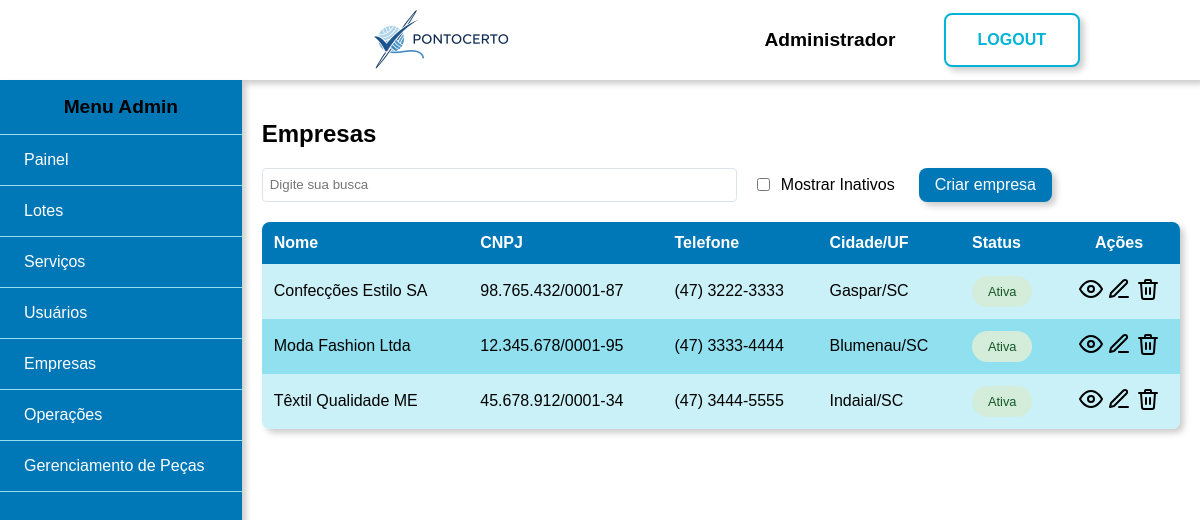
Page /admin/empresas (signed in) on the committed database.
### tables this page shows
CREATE TABLE usuarios (
    id int PRIMARY KEY AUTO_INCREMENT,
    tipo enum('admin', 'costureira') NOT NULL DEFAULT 'costureira',
    nome varchar(50) NOT NULL,
    cpf varchar(11) NOT NULL UNIQUE,
    email varchar(250) NOT NULL UNIQUE,
    telefone varchar(11) NOT NULL,
    cep varchar(8) NOT NULL,
    logradouro varchar(250),
    complemento varchar(50),
    cidade varchar(100),
    tipo_chave_pix enum('cpf', 'cnpj', 'email', 'telefone', 'aleatoria') DEFAULT 'cpf',
    chave_pix varchar(250),
    senha varchar(255) NOT NULL,
    banco int NULL DEFAULT 0,
    agencia INT NULL DEFAULT 0,
    conta INT NULL DEFAULT 0,
    especialidade_id INT NOT NULL DEFAULT 2,
    ativo TINYINT DEFAULT 1,
    created_at TIMESTAMP DEFAULT CURRENT_TIMESTAMP,
    updated_at TIMESTAMP DEFAULT CURRENT_TIMESTAMP ON UPDATE CURRENT_TIMESTAMP
 );

CREATE TABLE empresas (
    id INT PRIMARY KEY AUTO_INCREMENT,
    nome VARCHAR(255) NOT NULL,
    cnpj VARCHAR(14) NOT NULL UNIQUE,
    email VARCHAR(255),
    telefone VARCHAR(20),
    endereco TEXT,
    cidade VARCHAR(100),
    estado VARCHAR(2),
    cep VARCHAR(8),
    observacao TEXT,
    ativo TINYINT DEFAULT 1,
    created_at TIMESTAMP DEFAULT CURRENT_TIMESTAMP,
    updated_at TIMESTAMP DEFAULT CURRENT_TIMESTAMP ON UPDATE CURRENT_TIMESTAMP
);

### views/admin/empresas.php (the view, shortened to what the rows shown need)
<div class="conteudo flex">
    <div class="conteudo-tabela">
        <h2>Empresas</h2>
        <div class="tabela">
            <table cellspacing='0' class="redondinho shadow filter">
                <thead>
                    <tr>
                        <th class="ae">Nome</th>
                        <th class="ae">CNPJ</th>
                        <th class="ae">Telefone</th>
                        <th class="ae">Cidade/UF</th>
                        <th class="ae">Status</th>
                        <th class="ac">Ações</th>
                    </tr>
                </thead>
                <tbody>
                    <?php if (empty($listaEmpresas)): ?>
                        <tr>
                            <td colspan="7" class="ac">Nenhuma empresa encontrada</td>
                        </tr>
                    <?php else: ?>
                        <?php foreach ($listaEmpresas as $empresa): ?>
                           <tr class="linha-filter" data-ativo="<?= $empresa['ativo'] ? '1' : '0' ?>">
                                <td class="ae"><?= htmlspecialchars($empresa['nome']) ?></td>
                                <td class="ae"><?= $this->formatarCNPJ($empresa['cnpj']) ?></td>
                                <td class="ae"><?= $this->formatarTelefone($empresa['telefone']) ?></td>
                                <td class="ae"><?= htmlspecialchars($empresa['cidade']) ?>/<?= htmlspecialchars($empresa['estado']) ?></td>
                                <td class="ae">
                                    <span class="status-badge <?= $empresa['ativo'] ? 'active' : 'inactive' ?>">
                                        <?= $empresa['ativo'] ? 'Ativa' : 'Inativa' ?>
                                    </span>
                                </td>
                                <td class="ac">
                                    <a href="<?= BASE_URL ?>admin/visualizar-empresa?id=<?= $empresa['id'] ?>" title="Visualizar">
                                        <img class="icone" src="<?= ASSETS_URL ?>icones/visualizar.svg" alt="visualizar">
                                    </a>
                                    <a href="<?= BASE_URL ?>admin/editar-empresa?id=<?= $empresa['id'] ?>" title="Editar">
                                        <img class="icone" src="<?= ASSETS_URL ?>icones/editar.svg" alt="editar">
                                    </a>
                                    <?php if ($empresa['ativo']): ?>
                                        <a href="<?= BASE_URL ?>admin/remover-empresa?id=<?= $empresa['id'] ?>"
                                           onclick="return confirm('Tem certeza que deseja desativar esta empresa?')"
                                           title="Desativar">
                                            <img class="icone" src="<?= ASSETS_URL ?>icones/remover.svg" alt="desativar">
                                        </a>
                                    <?php endif; ?>
                                </td>
                            </tr>
                        <?php endforeach; ?>
                    <?php endif; ?>
                </tbody>
            </table>
        </div>
    </div>
</div>

### views/shared/header.php (shortened to what the rows shown need)
<!DOCTYPE html>
<html lang="pt-BR">
<head>
    <link rel="stylesheet" href="<?php echo ASSETS_URL?>css/style.css">
</head>
<body>
    <?php if ($login ?? false): ?>
        <div class="principal azul flex center">
    <?php else: ?>
        <div class="principal">
            <?php if ($usuarioLogado ?? false): ?>
                <div class="topo flex h-center shadow">
                    <a class="imagem-topo" href="<?= $dashboardLink ?>">
                        <img src="<?php echo ASSETS_URL?>img/banner.png" alt="banner">
                    </a>
                    <span class="flex l-gap v-center">
                        <span class="nome-usuario"><?= htmlspecialchars($nomeUsuario) ?></span>
                        <a href="<?= BASE_URL ?>logout" class="botao-grande">LOGOUT</a>
                    </span>
                </div>
            <?php endif; ?>
    <?php endif; ?>

### rows in the picture
usuarios: nome "Administrador"
empresas: nome "Confecções Estilo SA", cnpj "98.765.432/0001-87", telefone "(47) 3222-3333", cidade "Gaspar", estado "SC", ativo "Ativa"
empresas: nome "Moda Fashion Ltda", cnpj "12.345.678/0001-95", telefone "(47) 3333-4444", cidade "Blumenau", estado "SC", ativo "Ativa"
empresas: nome "Têxtil Qualidade ME", cnpj "45.678.912/0001-34", telefone "(47) 3444-5555", cidade "Indaial", estado "SC", ativo "Ativa"

### other values in the picture
$userRole "Admin"
$item['label'] "Painel"
$item['label'] "Lotes"
$item['label'] "Serviços"
$item['label'] "Usuários"
$item['label'] "Empresas"
$item['label'] "Operações"
$item['label'] "Gerenciamento de Peças"
